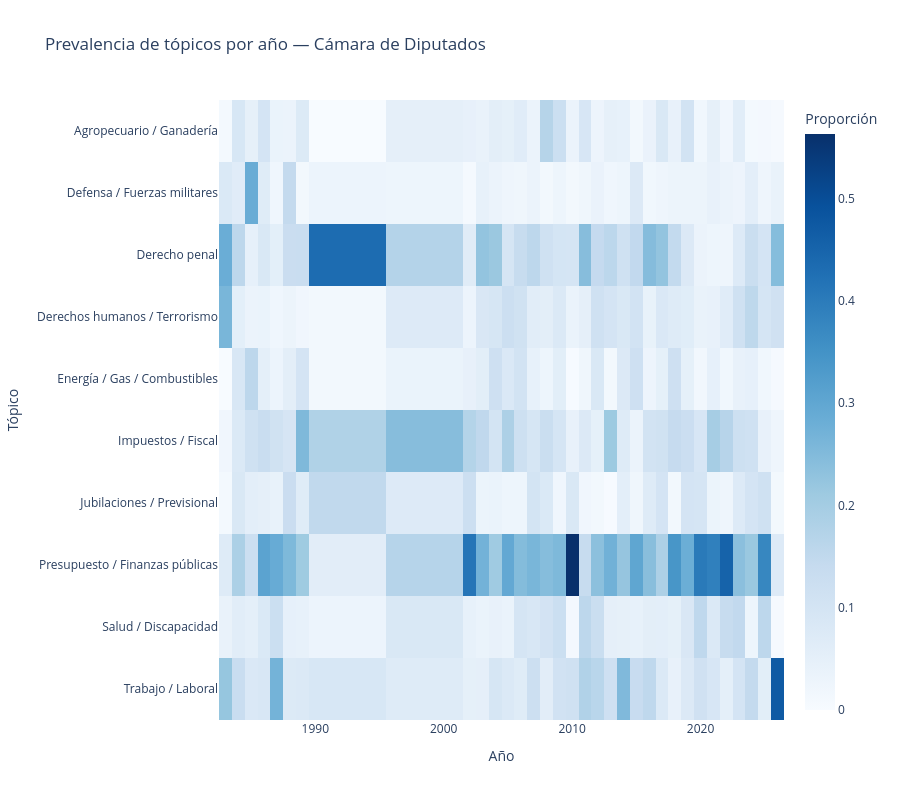

Notebook source saved alongside this figure:
### Markdown cell above
## 6. Heatmap: prevalencia de tópicos por año

### Code cell
pivot = (
    df_validos
    .groupby(['anio', 'topic_label'])
    .size()
    .reset_index(name='count')
)
pivot['prop'] = pivot.groupby('anio')['count'].transform(lambda x: x / x.sum())

heatmap_df = pivot.pivot(index='topic_label', columns='anio', values='prop').fillna(0)

fig_heat = px.imshow(
    heatmap_df,
    labels=dict(x="Año", y="Tópico", color="Proporción"),
    title="Prevalencia de tópicos por año — Cámara de Diputados",
    color_continuous_scale="Blues",
    aspect="auto",
    height=800
)
fig_heat.show()
fig_heat.write_html("figuras/heatmap_topicos_por_anio.html")

### Figure 1 — Plotly figure (JSON) as saved in the notebook; plotly's stock layout.template omitted (floating-point values rounded to 4 significant figures; data arrays with more than 128 entries replaced by an {"elided": "..."} marker saying what was removed)
{"data": [{"coloraxis": "coloraxis", "hovertemplate": "Año: %{x}<br>Tópico: %{y}<br>Proporción: %{z}<extra></extra>", "name": "0", "type": "heatmap", "x": [1983, 1984, 1985, 1986, 1987, 1988, 1989, 1990, 2001, 2002, 2003, 2004, 2005, 2006, 2007, 2008, 2009, 2010, 2011, 2012, 2013, 2014, 2015, 2016, 2017, 2018, 2019, 2020, 2021, 2022, 2023, 2024, 2025, 2026], "xaxis": "x", "y": ["Agropecuario / Ganadería", "Defensa / Fuerzas militares", "Derecho penal", "Derechos humanos / Terrorismo", "Energía / Gas / Combustibles", "Impuestos / Fiscal", "Jubilaciones / Previsional", "Presupuesto / Finanzas públicas", "Salud / Discapacidad", "Trabajo / Laboral"], "yaxis": "y", "z": {"elided": "10x34 float values"}}], "layout": {"coloraxis": {"colorbar": {"title": {"text": "Proporción"}}, "colorscale": [[0, "rgb(247,251,255)"], [0.125, "rgb(222,235,247)"], [0.25, "rgb(198,219,239)"], [0.375, "rgb(158,202,225)"], [0.5, "rgb(107,174,214)"], [0.625, "rgb(66,146,198)"], [0.75, "rgb(33,113,181)"], [0.875, "rgb(8,81,156)"], [1, "rgb(8,48,107)"]]}, "height": 800, "title": {"text": "Prevalencia de tópicos por año — Cámara de Diputados"}, "xaxis": {"anchor": "y", "domain": [0, 1], "title": {"text": "Año"}}, "yaxis": {"anchor": "x", "autorange": "reversed", "domain": [0, 1], "title": {"text": "Tópico"}}}}
